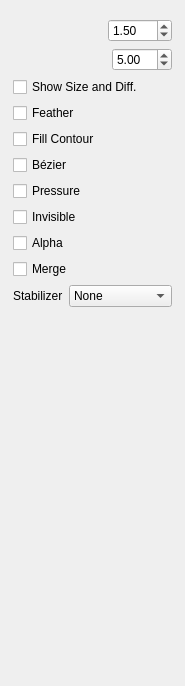
<?xml version="1.0" encoding="UTF-8"?>
<ui version="4.0">
 <class>ToolOptions</class>
 <widget class="QWidget" name="ToolOptions">
  <property name="geometry">
   <rect>
    <x>0</x>
    <y>0</y>
    <width>185</width>
    <height>686</height>
   </rect>
  </property>
  <property name="windowTitle">
   <string>Form</string>
  </property>
  <layout class="QVBoxLayout" name="verticalLayout_3">
   <item>
    <widget class="QScrollArea" name="scrollArea">
     <property name="frameShape">
      <enum>QFrame::NoFrame</enum>
     </property>
     <property name="frameShadow">
      <enum>QFrame::Plain</enum>
     </property>
     <property name="widgetResizable">
      <bool>true</bool>
     </property>
     <widget class="QWidget" name="scrollAreaWidgetContents">
      <property name="geometry">
       <rect>
        <x>0</x>
        <y>0</y>
        <width>169</width>
        <height>647</height>
       </rect>
      </property>
      <layout class="QVBoxLayout" name="verticalLayout">
       <property name="leftMargin">
        <number>2</number>
       </property>
       <property name="topMargin">
        <number>2</number>
       </property>
       <property name="rightMargin">
        <number>2</number>
       </property>
       <property name="bottomMargin">
        <number>2</number>
       </property>
       <item>
        <widget class="ToolBrushSettingsWidget" name="brushSettingsWidget" native="true">
         <property name="sizePolicy">
          <sizepolicy hsizetype="MinimumExpanding" vsizetype="Preferred">
           <horstretch>0</horstretch>
           <verstretch>0</verstretch>
          </sizepolicy>
         </property>
         <property name="minimumSize">
          <size>
           <width>0</width>
           <height>0</height>
          </size>
         </property>
         <property name="autoFillBackground">
          <bool>false</bool>
         </property>
        </widget>
       </item>
       <item>
        <layout class="QHBoxLayout" name="horizontalLayout_2">
         <item>
          <widget class="SpinSlider" name="sizeSlider" native="true">
           <property name="toolTip">
            <string>Set Stroke Width &lt;br&gt;&lt;b&gt;[SHIFT]+drag&lt;/b&gt;&lt;br&gt;for quick adjustment</string>
           </property>
          </widget>
         </item>
         <item>
          <widget class="QDoubleSpinBox" name="brushSpinBox">
           <property name="sizePolicy">
            <sizepolicy hsizetype="Fixed" vsizetype="Fixed">
             <horstretch>0</horstretch>
             <verstretch>0</verstretch>
            </sizepolicy>
           </property>
           <property name="minimumSize">
            <size>
             <width>60</width>
             <height>0</height>
            </size>
           </property>
           <property name="minimum">
            <double>0.500000000000000</double>
           </property>
           <property name="maximum">
            <double>200.000000000000000</double>
           </property>
           <property name="value">
            <double>1.500000000000000</double>
           </property>
          </widget>
         </item>
        </layout>
       </item>
       <item>
        <layout class="QHBoxLayout" name="horizontalLayout">
         <item>
          <widget class="SpinSlider" name="featherSlider" native="true">
           <property name="toolTip">
            <string>Set Stroke Feather &lt;br&gt;&lt;b&gt;[CTRL]+drag&lt;/b&gt;&lt;br&gt;for quick adjustment</string>
           </property>
          </widget>
         </item>
         <item>
          <widget class="QDoubleSpinBox" name="featherSpinBox">
           <property name="sizePolicy">
            <sizepolicy hsizetype="Fixed" vsizetype="Fixed">
             <horstretch>0</horstretch>
             <verstretch>0</verstretch>
            </sizepolicy>
           </property>
           <property name="minimumSize">
            <size>
             <width>60</width>
             <height>0</height>
            </size>
           </property>
           <property name="minimum">
            <double>0.100000000000000</double>
           </property>
           <property name="maximum">
            <double>99.000000000000000</double>
           </property>
           <property name="value">
            <double>5.000000000000000</double>
           </property>
          </widget>
         </item>
        </layout>
       </item>
       <item>
        <widget class="QCheckBox" name="showInfoBox">
         <property name="text">
          <string>Show Size and Diff.</string>
         </property>
         <property name="checked">
          <bool>false</bool>
         </property>
        </widget>
       </item>
       <item>
        <widget class="QCheckBox" name="useFeatherBox">
         <property name="text">
          <string>Feather</string>
         </property>
        </widget>
       </item>
       <item>
        <widget class="QCheckBox" name="fillContourBox">
         <property name="toolTip">
          <string>Contour will be filled</string>
         </property>
         <property name="text">
          <string>Fill Contour</string>
         </property>
        </widget>
       </item>
       <item>
        <widget class="QCheckBox" name="useBezierBox">
         <property name="toolTip">
          <string>Use Bézier curves to create curved lines</string>
         </property>
         <property name="text">
          <string comment="Tool options">Bézier</string>
         </property>
        </widget>
       </item>
       <item>
        <widget class="QCheckBox" name="usePressureBox">
         <property name="toolTip">
          <string>Vary strokes based on pressure when drawing on a tablet</string>
         </property>
         <property name="text">
          <string comment="Tool options">Pressure</string>
         </property>
        </widget>
       </item>
       <item>
        <widget class="QCheckBox" name="makeInvisibleBox">
         <property name="toolTip">
          <string>Make invisible</string>
         </property>
         <property name="text">
          <string comment="Tool options">Invisible</string>
         </property>
        </widget>
       </item>
       <item>
        <widget class="QCheckBox" name="preserveAlphaBox">
         <property name="toolTip">
          <string>Preserve Alpha</string>
         </property>
         <property name="text">
          <string comment="Tool options">Alpha</string>
         </property>
        </widget>
       </item>
       <item>
        <widget class="QCheckBox" name="vectorMergeBox">
         <property name="toolTip">
          <string>Merge vector lines when they are close together</string>
         </property>
         <property name="text">
          <string comment="Vector line merge (Tool options)">Merge</string>
         </property>
        </widget>
       </item>
       <item>
        <layout class="QHBoxLayout" name="horizontalLayout_4" stretch="0,1">
         <item>
          <widget class="QLabel" name="stabilizerLabel">
           <property name="sizePolicy">
            <sizepolicy hsizetype="Minimum" vsizetype="Minimum">
             <horstretch>0</horstretch>
             <verstretch>0</verstretch>
            </sizepolicy>
           </property>
           <property name="text">
            <string>Stabilizer</string>
           </property>
          </widget>
         </item>
         <item>
          <widget class="QComboBox" name="inpolLevelsCombo">
           <property name="toolTip">
            <string>Use stabilizer to interpolate strokes</string>
           </property>
           <property name="currentText">
            <string comment="Stablizer level">None</string>
           </property>
           <item>
            <property name="text">
             <string comment="Stabilizer option">None</string>
            </property>
           </item>
           <item>
            <property name="text">
             <string comment="Stabilizer option">Simple</string>
            </property>
           </item>
           <item>
            <property name="text">
             <string comment="Stabilizer option">Strong</string>
            </property>
           </item>
          </widget>
         </item>
        </layout>
       </item>
       <item>
        <spacer name="verticalSpacer">
         <property name="orientation">
          <enum>Qt::Vertical</enum>
         </property>
         <property name="sizeType">
          <enum>QSizePolicy::Expanding</enum>
         </property>
         <property name="sizeHint" stdset="0">
          <size>
           <width>0</width>
           <height>0</height>
          </size>
         </property>
        </spacer>
       </item>
      </layout>
     </widget>
    </widget>
   </item>
  </layout>
 </widget>
 <customwidgets>
  <customwidget>
   <class>SpinSlider</class>
   <extends>QWidget</extends>
   <header>spinslider.h</header>
   <container>1</container>
  </customwidget>
  <customwidget>
   <class>ToolBrushSettingsWidget</class>
   <extends>QWidget</extends>
   <header>toolbrushsettingswidget.h</header>
   <container>1</container>
  </customwidget>
 </customwidgets>
 <resources/>
 <connections/>
</ui>
